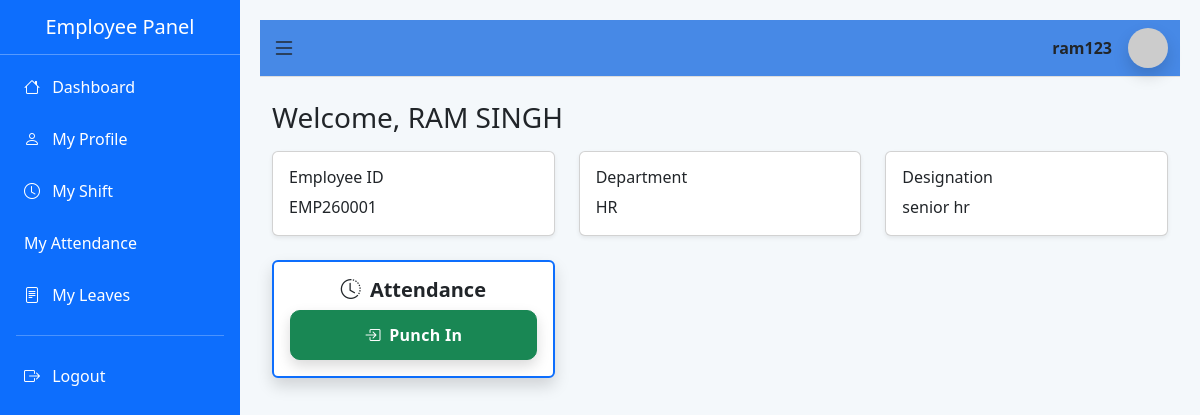
/employee/dashboard/ (signed in), run on an earlier commit of the app's database.
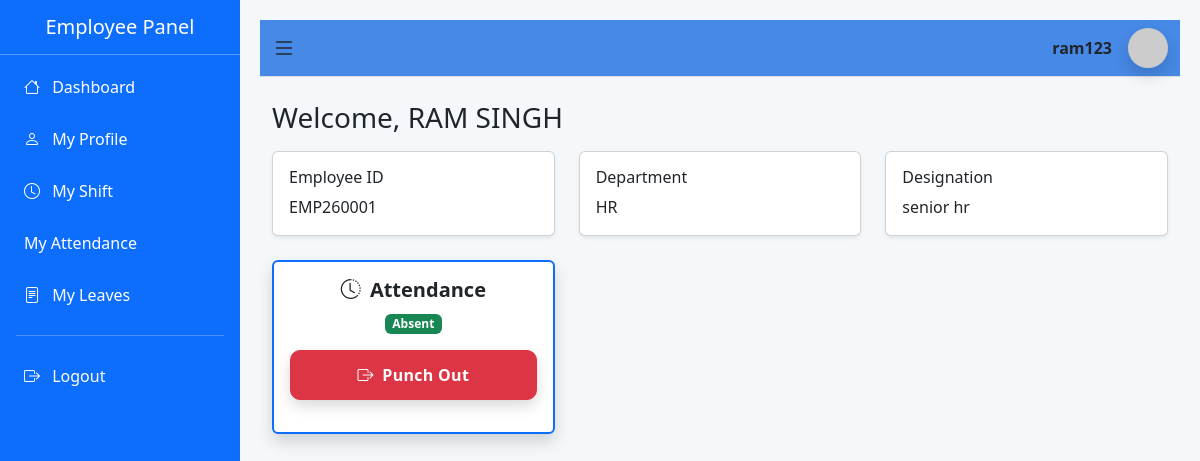
And on a later commit of the database.
### app/models.py (models this page shows, shortened)
class Attendance(models.Model):
    employee = models.ForeignKey(
        Employee,
        on_delete=models.CASCADE,
        related_name="attendance_records"
    )
    date = models.DateField(default=timezone.localdate)
    punch_in = models.DateTimeField(null=True, blank=True)
    punch_out = models.DateTimeField(null=True, blank=True)
    working_hours = models.DecimalField(
        max_digits=5,
        decimal_places=2,
        null=True,
        blank=True
    )
    status = models.CharField(
        max_length=20,
        choices=[
            ('Present', 'Present'),
            ('Late', 'Late'),
            ('Half Day', 'Half Day'),
            ('LWP', 'Leave With Pay'),
            ('Leave', 'Leave'),
            ('Holiday', 'Holiday'),
            ('Absent', 'Absent'),
        ],
        default='Absent'
    )
    is_processed = models.BooleanField(default=False)
    class Meta:
        ordering = ['-date']
        unique_together = ('employee', 'date')

### app/views.py (the view)
# urls.py: path('employee/dashboard/', views.employee_dashboard, name='employee_dashboard'),
@login_required(login_url='login')
def employee_dashboard(request):
    employee = get_object_or_404(Employee, user=request.user)
    today = timezone.localdate()
    today_attendance = Attendance.objects.filter(
        employee=employee,
        date=today
    ).first()
    return render(request, 'employee/employee_dashboard.html', {
        'employee': employee,
        'today_attendance': today_attendance,   # ✅ THIS WAS MISSING
    })

### app/models.py (called while the page is built)
    def full_name(self):
        return f"{self.first_name} {self.middle_name} {self.last_name}".strip()

### templates/employee/employee_dashboard.html (shortened to what this page needs)
{% extends 'employee/base_employee_dashboard.html' %}
{% block content %}
<div class="container mt-4">
  <h3 class="mb-3">Welcome, {{ employee.full_name }}</h3>
  <div class="row">
    <div class="col-md-4">
      <div class="card shadow-sm">
        <div class="card-body">
          <h6>Employee ID</h6>
          <p class="mb-0">{{ employee.employee_id }}</p>
        </div>
      </div>
    </div>
    <div class="col-md-4">
      <div class="card shadow-sm">
        <div class="card-body">
          <h6>Department</h6>
          <p class="mb-0">{{ employee.department.name }}</p>
        </div>
      </div>
    </div>
    <div class="col-md-4">
      <div class="card shadow-sm">
        <div class="card-body">
          <h6>Designation</h6>
          <p class="mb-0">{{ employee.designation.name }}</p>
        </div>
      </div>
    </div>
  </div>
  <div class="row mt-4 mb-4">
    <div class="col-md-4">
      <div class="card shadow border-primary border-2">
        <div class="card-body text-center">
          <h5 class="fw-bold mb-2">
            <i class="bi bi-clock-history me-1"></i> Attendance
          </h5>
          {% if today_attendance and today_attendance.status %}
            <span class="badge mb-3
              {% if today_attendance.status == 'Late' %}bg-warning
              {% elif today_attendance.status == 'Half Day' %}bg-danger
              {% else %}bg-success{% endif %}">
              {{ today_attendance.status }}
            </span>
          {% endif %}
          {% if not today_attendance %}
            <form method="post" action="{% url 'punch_in' %}">
              <button type="submit"
                      class="btn btn-success w-100 attendance-btn"
                      onclick="this.disabled=true; this.form.submit();">
                <i class="bi bi-box-arrow-in-right me-1"></i> Punch In
              </button>
            </form>
          {% elif today_attendance and not today_attendance.punch_out %}
            <form method="post" action="{% url 'punch_out' %}">
              <button type="submit"
                      class="btn btn-danger w-100 attendance-btn"
                      onclick="this.disabled=true; this.form.submit();">
                <i class="bi bi-box-arrow-right me-1"></i> Punch Out
              </button>
            </form>
          {% else %}
            <button class="btn btn-secondary w-100" disabled>
              Attendance Completed
            </button>
          {% endif %}
        </div>
      </div>
    </div>
  </div>
</div>
{% endblock %}

What changed in the data, as far as the page shows it:
added Attendance: status "Absent"
Also different on the page:
text no longer shown: "Punch In"
text now shown: "Punch Out"
